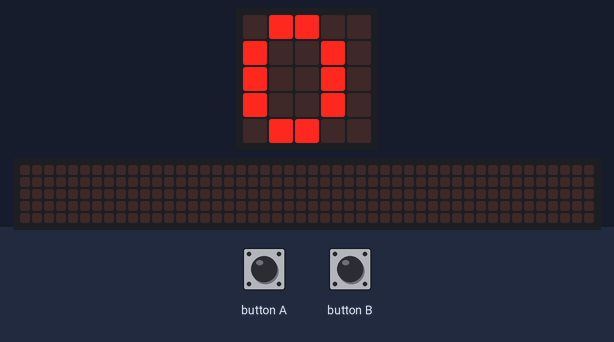
This program was run on a simulated BBC micro:bit (MakeCode). Shown: the board's 5×5 LED display, a strip that is not on the board, showing the scrolling text unrolled. Inputs (shaded band) come from the test bench. The 48×5 strip is a reading aid, not a part: it shows the text the display is scrolling, unrolled, one strip-width of it at a time.

Above: at 1.2 s.
1.3 s: button B pressed for 0.15 s
At 1.92 s:
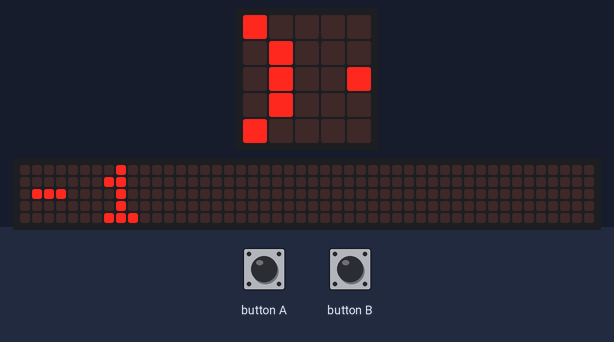
2.0 s: button A pressed for 0.15 s
2.7 s: button A pressed for 0.15 s
3.4 s: button B pressed for 0.15 s
At 5.7 s:
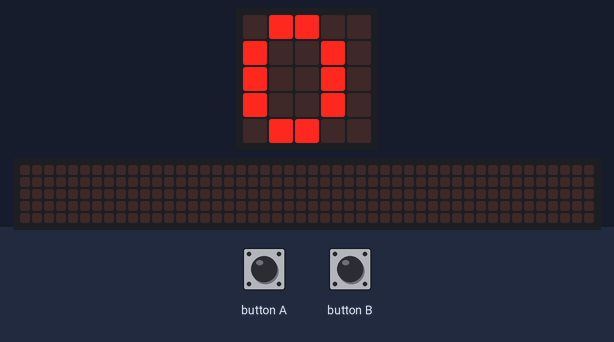
Timing chart, 0 to 6.7 s (numbered marks = the images above; inputs shaded):
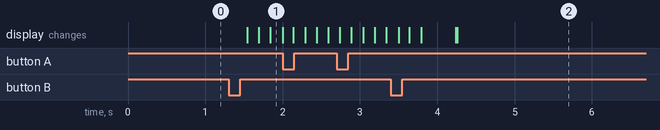

Measured:
- after the input at 1.3 s, the display: first changes after 0.24 s (image 1 shows a later state)

The program:

main.ts
```typescript
input.onButtonPressed(Button.A, function () {
    if (true) {
        getal += 1
    }
})
input.onButtonPressed(Button.B, function () {
    if (true) {
        getal += -1
    }
})
let getal = 0
basic.forever(function () {
    basic.showNumber(getal)
})
```

test.ts
```typescript
// tests gaan hier; deze zal niet worden gecompileerd wanneer dit pakket wordt gebruikt als extensie.
```
